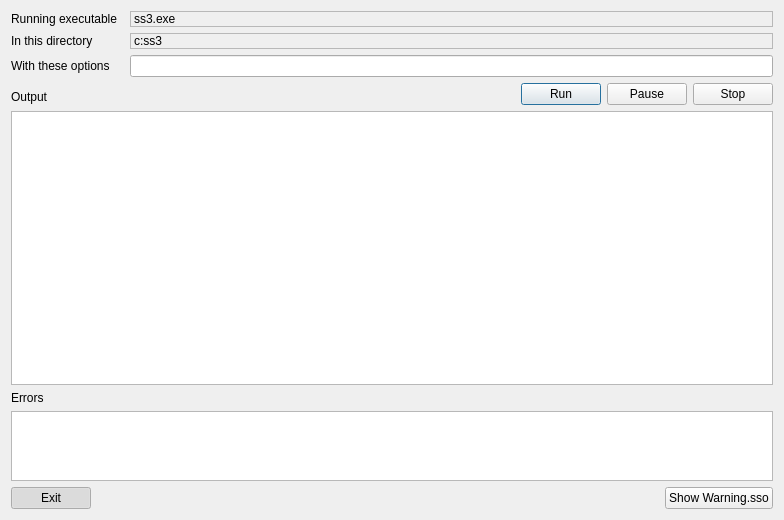
<?xml version="1.0" encoding="UTF-8"?>
<ui version="4.0">
 <class>Dialog_run</class>
 <widget class="QDialog" name="Dialog_run">
  <property name="geometry">
   <rect>
    <x>0</x>
    <y>0</y>
    <width>784</width>
    <height>520</height>
   </rect>
  </property>
  <property name="sizePolicy">
   <sizepolicy hsizetype="Preferred" vsizetype="Expanding">
    <horstretch>0</horstretch>
    <verstretch>0</verstretch>
   </sizepolicy>
  </property>
  <property name="windowTitle">
   <string>Running Stock Synthesis</string>
  </property>
  <layout class="QVBoxLayout" name="verticalLayout">
   <item>
    <layout class="QGridLayout" name="gridLayout">
     <item row="0" column="0">
      <widget class="QLabel" name="label_run">
       <property name="text">
        <string>Running executable  </string>
       </property>
      </widget>
     </item>
     <item row="1" column="1">
      <widget class="QLabel" name="label_directory">
       <property name="sizePolicy">
        <sizepolicy hsizetype="Preferred" vsizetype="Preferred">
         <horstretch>1</horstretch>
         <verstretch>0</verstretch>
        </sizepolicy>
       </property>
       <property name="frameShape">
        <enum>QFrame::StyledPanel</enum>
       </property>
       <property name="lineWidth">
        <number>3</number>
       </property>
       <property name="text">
        <string>c:ss3</string>
       </property>
      </widget>
     </item>
     <item row="1" column="0">
      <widget class="QLabel" name="label_dir">
       <property name="text">
        <string>In this directory  </string>
       </property>
      </widget>
     </item>
     <item row="0" column="1">
      <widget class="QLabel" name="label_executable">
       <property name="sizePolicy">
        <sizepolicy hsizetype="Preferred" vsizetype="Preferred">
         <horstretch>1</horstretch>
         <verstretch>0</verstretch>
        </sizepolicy>
       </property>
       <property name="frameShape">
        <enum>QFrame::StyledPanel</enum>
       </property>
       <property name="lineWidth">
        <number>3</number>
       </property>
       <property name="text">
        <string>ss3.exe</string>
       </property>
      </widget>
     </item>
     <item row="2" column="0">
      <widget class="QLabel" name="label_options">
       <property name="text">
        <string>With these options</string>
       </property>
      </widget>
     </item>
     <item row="2" column="1">
      <widget class="QLineEdit" name="lineEdit_options"/>
     </item>
    </layout>
   </item>
   <item>
    <layout class="QVBoxLayout" name="verticalLayout_output" stretch="0,1">
     <item>
      <layout class="QHBoxLayout" name="horizontalLayout_buttons">
       <item>
        <widget class="QLabel" name="label_output">
         <property name="sizePolicy">
          <sizepolicy hsizetype="Minimum" vsizetype="Minimum">
           <horstretch>0</horstretch>
           <verstretch>1</verstretch>
          </sizepolicy>
         </property>
         <property name="maximumSize">
          <size>
           <width>16777215</width>
           <height>20</height>
          </size>
         </property>
         <property name="text">
          <string>Output</string>
         </property>
         <property name="alignment">
          <set>Qt::AlignBottom|Qt::AlignLeading|Qt::AlignLeft</set>
         </property>
        </widget>
       </item>
       <item>
        <spacer name="horizontalSpacer_buttons">
         <property name="orientation">
          <enum>Qt::Horizontal</enum>
         </property>
         <property name="sizeHint" stdset="0">
          <size>
           <width>40</width>
           <height>20</height>
          </size>
         </property>
        </spacer>
       </item>
       <item>
        <widget class="QPushButton" name="pushButton_run">
         <property name="text">
          <string>Run</string>
         </property>
         <property name="icon">
          <iconset resource="stock_synth.qrc">
           <normaloff>:/icons/flat_go_button.png</normaloff>:/icons/flat_go_button.png</iconset>
         </property>
         <property name="iconSize">
          <size>
           <width>32</width>
           <height>32</height>
          </size>
         </property>
         <property name="shortcut">
          <string>Ctrl+R</string>
         </property>
         <property name="checkable">
          <bool>false</bool>
         </property>
        </widget>
       </item>
       <item>
        <widget class="QPushButton" name="pushButton_pause">
         <property name="text">
          <string>Pause</string>
         </property>
         <property name="icon">
          <iconset resource="stock_synth.qrc">
           <normaloff>:/icons/flat_pause_button.png</normaloff>:/icons/flat_pause_button.png</iconset>
         </property>
         <property name="iconSize">
          <size>
           <width>32</width>
           <height>32</height>
          </size>
         </property>
         <property name="shortcut">
          <string>Pause</string>
         </property>
         <property name="checkable">
          <bool>false</bool>
         </property>
         <property name="checked">
          <bool>false</bool>
         </property>
        </widget>
       </item>
       <item>
        <widget class="QPushButton" name="pushButton_stop">
         <property name="text">
          <string>Stop</string>
         </property>
         <property name="icon">
          <iconset resource="stock_synth.qrc">
           <normaloff>:/icons/flat_stop_button.png</normaloff>:/icons/flat_stop_button.png</iconset>
         </property>
         <property name="iconSize">
          <size>
           <width>32</width>
           <height>32</height>
          </size>
         </property>
         <property name="shortcut">
          <string/>
         </property>
         <property name="checkable">
          <bool>false</bool>
         </property>
         <property name="checked">
          <bool>false</bool>
         </property>
        </widget>
       </item>
      </layout>
     </item>
     <item>
      <widget class="QPlainTextEdit" name="plainTextEdit_output">
       <property name="sizePolicy">
        <sizepolicy hsizetype="Expanding" vsizetype="MinimumExpanding">
         <horstretch>0</horstretch>
         <verstretch>0</verstretch>
        </sizepolicy>
       </property>
       <property name="minimumSize">
        <size>
         <width>0</width>
         <height>0</height>
        </size>
       </property>
       <property name="readOnly">
        <bool>true</bool>
       </property>
       <property name="centerOnScroll">
        <bool>true</bool>
       </property>
      </widget>
     </item>
    </layout>
   </item>
   <item>
    <layout class="QVBoxLayout" name="verticalLayout_error" stretch="0,0">
     <item>
      <widget class="QLabel" name="label_error">
       <property name="sizePolicy">
        <sizepolicy hsizetype="Minimum" vsizetype="Minimum">
         <horstretch>0</horstretch>
         <verstretch>1</verstretch>
        </sizepolicy>
       </property>
       <property name="text">
        <string>Errors</string>
       </property>
      </widget>
     </item>
     <item>
      <widget class="QPlainTextEdit" name="plainTextEdit_error">
       <property name="sizePolicy">
        <sizepolicy hsizetype="Expanding" vsizetype="Preferred">
         <horstretch>0</horstretch>
         <verstretch>0</verstretch>
        </sizepolicy>
       </property>
       <property name="minimumSize">
        <size>
         <width>0</width>
         <height>0</height>
        </size>
       </property>
       <property name="maximumSize">
        <size>
         <width>16777215</width>
         <height>70</height>
        </size>
       </property>
       <property name="readOnly">
        <bool>true</bool>
       </property>
      </widget>
     </item>
    </layout>
   </item>
   <item>
    <layout class="QHBoxLayout" name="horizontalLayout_warn">
     <item>
      <widget class="QPushButton" name="pushButton_cancel">
       <property name="text">
        <string>Exit</string>
       </property>
       <property name="iconSize">
        <size>
         <width>32</width>
         <height>32</height>
        </size>
       </property>
       <property name="checkable">
        <bool>true</bool>
       </property>
       <property name="checked">
        <bool>true</bool>
       </property>
      </widget>
     </item>
     <item>
      <spacer name="horizontalSpacer_warn">
       <property name="orientation">
        <enum>Qt::Horizontal</enum>
       </property>
       <property name="sizeHint" stdset="0">
        <size>
         <width>40</width>
         <height>20</height>
        </size>
       </property>
      </spacer>
     </item>
     <item>
      <widget class="QPushButton" name="pushButton_showWarn">
       <property name="text">
        <string>Show Warning.sso</string>
       </property>
      </widget>
     </item>
    </layout>
   </item>
  </layout>
 </widget>
 <resources>
  <include location="stock_synth.qrc"/>
 </resources>
 <connections/>
</ui>
